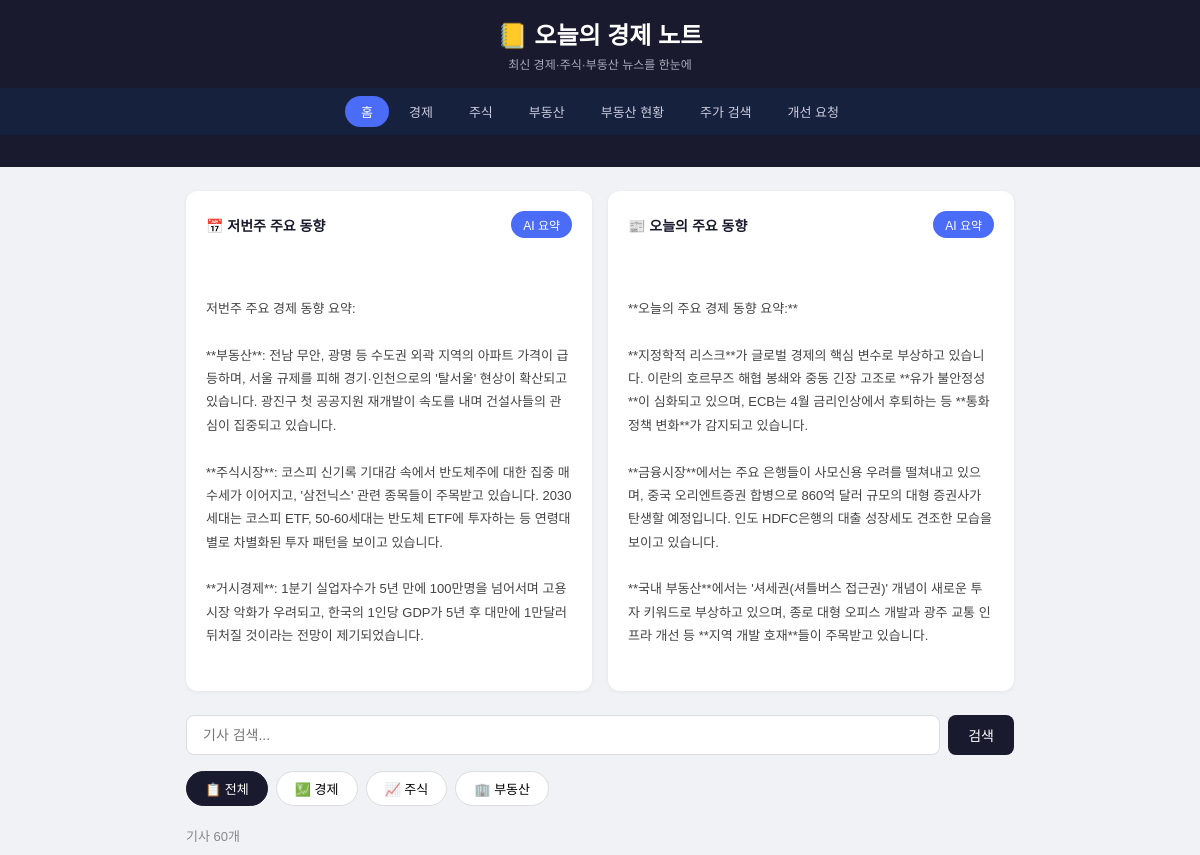
Before: / (upper part) with the older database file.
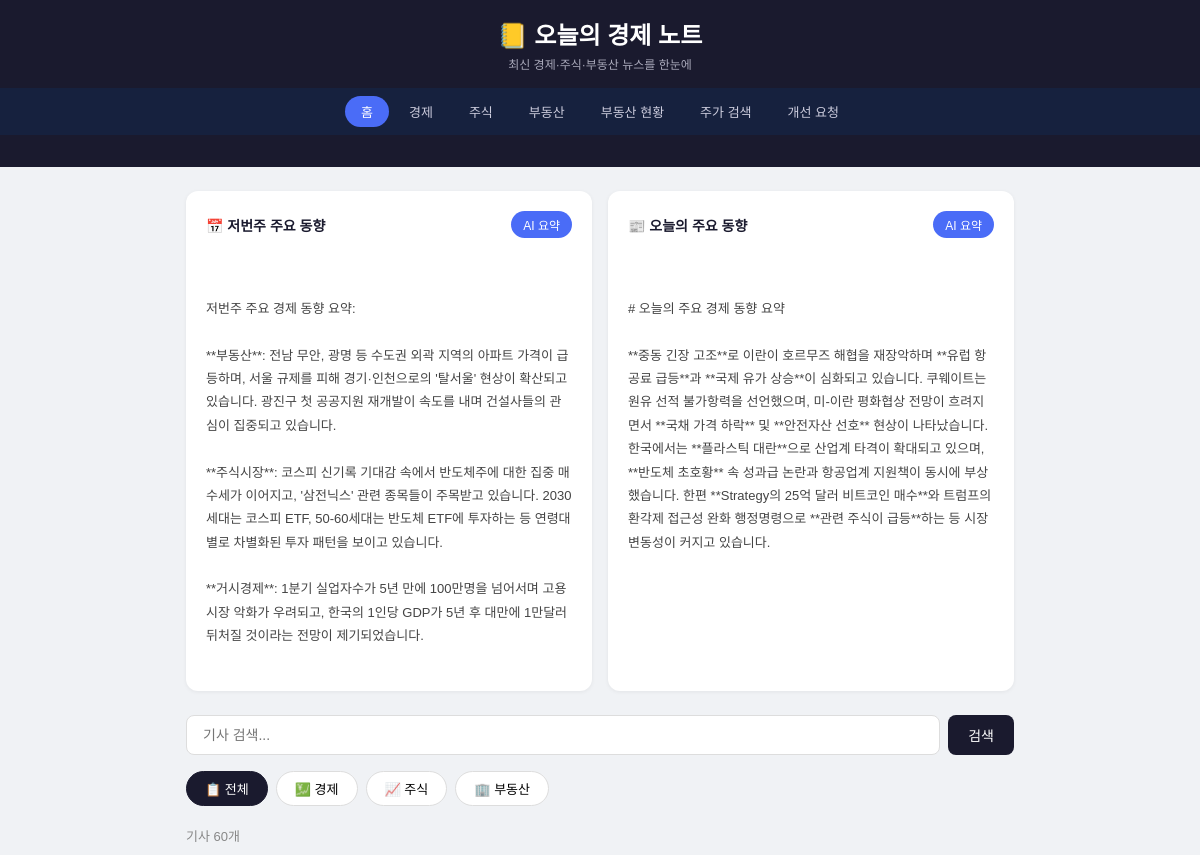
After: the same page with the newer database file.
### tables this page shows
CREATE TABLE summaries (
            id       INTEGER PRIMARY KEY AUTOINCREMENT,
            type     TEXT,
            content  TEXT,
            date     TEXT
        );

### app.py (the view)
@app.route("/")
def index():
    articles      = get_articles()
    today_summary = get_summary("today")
    week_summary  = get_summary("week")
    return render_template("index.html",
        articles=articles,
        today_summary=today_summary[0] if today_summary else None,
        week_summary=week_summary[0] if week_summary else None,
    )

### app.py (called while the page is built)
def get_articles(category=None):
    conn = sqlite3.connect(DB)
    c = conn.cursor()
    if category:
        c.execute("""
            SELECT id, title, link, source, category, date
            FROM articles WHERE category=?
            ORDER BY date DESC LIMIT 20
        """, (category,))
    else:
        c.execute("""
            SELECT id, title, link, source, category, date FROM (
                SELECT *, ROW_NUMBER() OVER (PARTITION BY category ORDER BY date DESC) rn
                FROM articles WHERE category IN ('경제','주식','부동산')
            ) WHERE rn <= 20
            ORDER BY date DESC
        """)
    rows = c.fetchall()
    conn.close()
    return [{"id": r[0], "title": r[1], "link": r[2], "source": r[3], "category": r[4], "date": r[5]} for r in rows]

def get_summary(summary_type):
    conn = sqlite3.connect(DB)
    c = conn.cursor()
    c.execute("SELECT content, date FROM summaries WHERE type=? ORDER BY id DESC LIMIT 1", (summary_type,))
    row = c.fetchone()
    conn.close()
    return row if row else None

### templates/index.html (shortened to what this page needs)
<!DOCTYPE html>
<html lang="ko">
<head>
</head>
<body>
<header>
  <h1>📒 오늘의 경제 노트</h1>
  <p>최신 경제·주식·부동산 뉴스를 한눈에</p>
</header>
<nav>
  <a href="/" class="active">홈</a>
  <a href="/news/경제">경제</a>
  <a href="/news/주식">주식</a>
  <a href="/news/부동산">부동산</a>
  <a href="/realestate">부동산 현황</a>
  <a href="/stock">주가 검색</a>
  <a href="/feedback">개선 요청</a>
</nav>
<div class="market-section">
</div>
<div class="container">
  <div class="summary-section">
    <div class="summary-card">
      <div class="summary-header">
        <span>📅 저번주 주요 동향</span>
        <button class="refresh-btn" onclick="loadSummary('week', this)">AI 요약</button>
      </div>
      <div class="summary-body" id="week-summary">
        {% if week_summary %}
          {{ week_summary }}
        {% else %}
          <span class="empty-summary">버튼을 눌러 AI 요약을 생성해보세요</span>
        {% endif %}
      </div>
    </div>
    <div class="summary-card">
      <div class="summary-header">
        <span>📰 오늘의 주요 동향</span>
        <button class="refresh-btn" onclick="loadSummary('today', this)">AI 요약</button>
      </div>
      <div class="summary-body" id="today-summary">
        {% if today_summary %}
          {{ today_summary }}
        {% else %}
          <span class="empty-summary">버튼을 눌러 AI 요약을 생성해보세요</span>
        {% endif %}
      </div>
    </div>
  </div>
  <div class="search-bar">
    <input type="text" id="searchInput" placeholder="기사 검색...">
    <button onclick="applyFilter()">검색</button>
  </div>
  <div class="filter-bar">
    <button class="filter-btn active" onclick="setCategory('전체')">📋 전체</button>
    <button class="filter-btn" onclick="setCategory('경제')">💹 경제</button>
    <button class="filter-btn" onclick="setCategory('주식')">📈 주식</button>
    <button class="filter-btn" onclick="setCategory('부동산')">🏢 부동산</button>
  </div>
  <div class="result-count" id="resultCount"></div>
</div>
</body>
</html>

Changed rows visible on the page:
no longer on this page (row unchanged): summaries: content "**오늘의 주요 경제 동향 요약:** **지정학적 리스크**가 글로벌 경제의 핵심 변수로 부상하고 있습니다. 이란의 호르무즈 해협 봉쇄와 중동 긴장 고조로 **유가 불안정성**이 심화되고 있으며, ECB는 4월 금리인상에서 후퇴하는 등 **통화정책 변화**가 감지되고 있습니다. **금융시장**에서는 주요 은행들이 사모신용 우려를 떨쳐내고 있으며, 중국 오리엔트증권 합병으로 860억 달러 규모의 대형 증권사가 탄생할 예정입니다. 인도 HDFC은행의 대출 성장세도 견조한 모습을 보이고 있습니다. **국내 부동산**에서는 '셔세권(셔틀버스 접근권)' 개념이 새로운 투자 키워드로 부상하고 있으며, 종로 대형 오피스 개발과 광주 교통 인프라 개선 등 **지역 개발 호재**들이 주목받고 있습니다."
added summaries: content "# 오늘의 주요 경제 동향 요약 **중동 긴장 고조**로 이란이 호르무즈 해협을 재장악하며 **유럽 항공료 급등**과 **국제 유가 상승**이 심화되고 있습니다. 쿠웨이트는 원유 선적 불가항력을 선언했으며, 미-이란 평화협상 전망이 흐려지면서 **국채 가격 하락** 및 **안전자산 선호** 현상이 나타났습니다. 한국에서는 **플라스틱 대란**으로 산업계 타격이 확대되고 있으며, **반도체 초호황** 속 성과급 논란과 항공업계 지원책이 동시에 부상했습니다. 한편 **Strategy의 25억 달러 비트코인 매수**와 트럼프의 환각제 접근성 완화 행정명령으로 **관련 주식이 급등**하는 등 시장 변동성이 커지고 있습니다."
